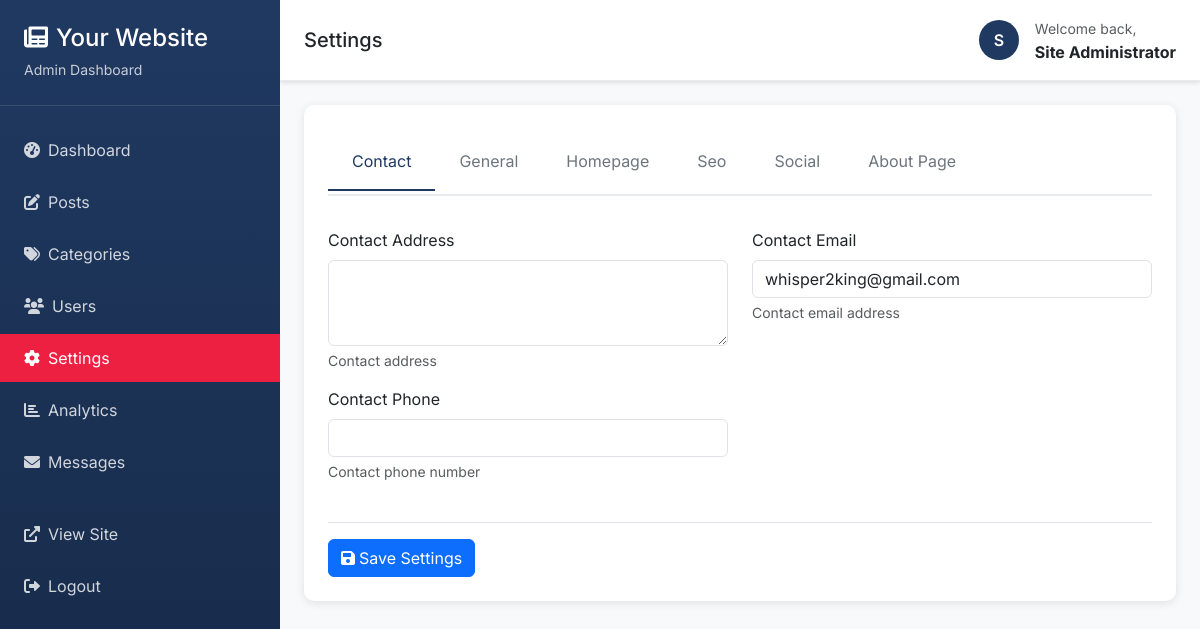
Screenshot of /admin/settings.php (signed in) with the database file from the repository.
### tables this page shows
CREATE TABLE site_settings (
    id INT AUTO_INCREMENT PRIMARY KEY,
    setting_name VARCHAR(100) UNIQUE NOT NULL,
    setting_value LONGTEXT,
    setting_type ENUM('text', 'textarea', 'number', 'boolean', 'image', 'json') DEFAULT 'text',
    category VARCHAR(50) DEFAULT 'general',
    description TEXT,
    updated_at TIMESTAMP DEFAULT CURRENT_TIMESTAMP ON UPDATE CURRENT_TIMESTAMP
);

### config/database.php (called while the page is built, shortened)
<?php
class Database {
    private $host = DB_HOST;
    private $db_name = DB_NAME;
    private $username = DB_USER;
    private $password = DB_PASS;
    private $conn = null;
    public function connect() {
        if ($this->conn == null) {
            try {
                $this->conn = new PDO(
                    "mysql:host=" . $this->host . ";dbname=" . $this->db_name . ";charset=utf8mb4",
                    $this->username,
                    $this->password,
                    [
                        PDO::ATTR_ERRMODE => PDO::ERRMODE_EXCEPTION,
                        PDO::ATTR_DEFAULT_FETCH_MODE => PDO::FETCH_ASSOC,
                        PDO::ATTR_EMULATE_PREPARES => false
                    ]
                );
            } catch(PDOException $e) {
                echo "Connection Error: " . $e->getMessage();
                die();
            }
        }
        return $this->conn;
    }
}
$database = new Database();
$pdo = $database->connect();
function get_setting($name, $default = '') {
    global $pdo;
    try {
        $stmt = $pdo->prepare("SELECT setting_value FROM site_settings WHERE setting_name = ?");
        $stmt->execute([$name]);
        $result = $stmt->fetch();
        return $result ? $result['setting_value'] : $default;
    } catch(PDOException $e) {
        return $default;
    }
}
?>

### admin/settings.php (the view, shortened to what this page needs)
<?php
require_once dirname(__DIR__) . '/config/database.php';
require_once dirname(__DIR__) . '/includes/functions.php';
try {
    $stmt = $pdo->prepare("SELECT * FROM site_settings ORDER BY category, setting_name");
    $stmt->execute();
    $all_settings = $stmt->fetchAll();
    $settings = [];
    foreach ($all_settings as $setting) {
        $settings[$setting['category']][] = $setting;
    }
} catch (PDOException $e) {
    $settings = [];
}
$site_name = get_setting('site_name', 'Newspower');
?>
<!DOCTYPE html>
<html lang="en">
<head>
    <link href="https://cdn.jsdelivr.net/npm/bootstrap@5.3.0/dist/css/bootstrap.min.css" rel="stylesheet">
    <link href="https://cdnjs.cloudflare.com/ajax/libs/font-awesome/6.0.0/css/all.min.css" rel="stylesheet">
</head>
<body>
    <div class="sidebar">
        <div class="sidebar-header text-white">
            <h4 class="mb-1"><i class="fas fa-newspaper me-2"></i><?php echo htmlspecialchars($site_name); ?></h4>
            <small class="opacity-75">Admin Dashboard</small>
        </div>
        <nav class="sidebar-nav">
            <div class="nav-item">
                <a href="<?php echo ADMIN_URL; ?>" class="nav-link">
                    <i class="fas fa-tachometer-alt me-2"></i>Dashboard
                </a>
            </div>
            <div class="nav-item">
                <a href="<?php echo ADMIN_URL; ?>/posts.php" class="nav-link">
                    <i class="fas fa-edit me-2"></i>Posts
                </a>
            </div>
            <div class="nav-item">
                <a href="<?php echo ADMIN_URL; ?>/categories.php" class="nav-link">
                    <i class="fas fa-tags me-2"></i>Categories
                </a>
            </div>
            <div class="nav-item">
                <a href="<?php echo ADMIN_URL; ?>/users.php" class="nav-link">
                    <i class="fas fa-users me-2"></i>Users
                </a>
            </div>
            <div class="nav-item">
                <a href="<?php echo ADMIN_URL; ?>/settings.php" class="nav-link active">
                    <i class="fas fa-cog me-2"></i>Settings
                </a>
            </div>
            <div class="nav-item">
                <a href="<?php echo ADMIN_URL; ?>/analytics.php" class="nav-link">
                    <i class="fas fa-chart-bar me-2"></i>Analytics
                </a>
            </div>
            <div class="nav-item">
                <a href="<?php echo ADMIN_URL; ?>/messages.php" class="nav-link">
                    <i class="fas fa-envelope me-2"></i>Messages
                </a>
            </div>
            <div class="nav-item mt-4">
                <a href="<?php echo SITE_URL; ?>" class="nav-link" target="_blank">
                    <i class="fas fa-external-link-alt me-2"></i>View Site
                </a>
            </div>
            <div class="nav-item">
                <a href="<?php echo ADMIN_URL; ?>/logout.php" class="nav-link">
                    <i class="fas fa-sign-out-alt me-2"></i>Logout
                </a>
            </div>
        </nav>
    </div>
    <div class="main-content">
        <div class="top-navbar d-flex justify-content-between align-items-center">
            <div>
                <h5 class="mb-0">Settings</h5>
            </div>
            <div class="d-flex align-items-center">
                <div class="user-avatar me-3">
                    <?php echo strtoupper(substr($_SESSION['admin_name'], 0, 1)); ?>
                </div>
                <div>
                    <small class="text-muted">Welcome back,</small>
                    <div class="fw-bold"><?php echo htmlspecialchars($_SESSION['admin_name']); ?></div>
                </div>
            </div>
        </div>
        <div class="container-fluid p-4">
            <div class="content-card">
                <ul class="nav nav-tabs settings-tabs" id="settingsTabs">
                    <?php $first = true; ?>
                    <?php foreach ($settings as $category => $category_settings): ?>
                        <li class="nav-item">
                            <a class="nav-link <?php echo $first ? 'active' : ''; ?>" data-bs-toggle="tab"
                                href="#<?php echo $category; ?>">
                                <?php echo ucfirst($category); ?>
                            </a>
                        </li>
                        <?php $first = false; ?>
                    <?php endforeach; ?>
                    <li class="nav-item">
                        <a class="nav-link" data-bs-toggle="tab" href="#aboutPage">About Page</a>
                    </li>
                </ul>
                <form method="POST">
                    <div class="tab-content mt-4">
                        <?php $first = true; ?>
                        <?php foreach ($settings as $category => $category_settings): ?>
                            <div class="tab-pane fade <?php echo $first ? 'show active' : ''; ?>"
                                id="<?php echo $category; ?>">
                                <div class="row">
                                    <?php foreach ($category_settings as $setting): ?>
                                        <div class="col-lg-6 mb-3">
                                            <label for="<?php echo $setting['setting_name']; ?>" class="form-label">
                                                <?php echo ucwords(str_replace('_', ' ', $setting['setting_name'])); ?>
                                            </label>
                                            <?php if ($setting['setting_type'] === 'textarea'): ?>
                                                <textarea class="form-control" id="<?php echo $setting['setting_name']; ?>"
                                                    name="<?php echo $setting['setting_name']; ?>"
                                                    rows="3"><?php echo htmlspecialchars($setting['setting_value']); ?></textarea>
                                            <?php elseif ($setting['setting_type'] === 'number'): ?>
                                                <input type="number" class="form-control"
                                                    id="<?php echo $setting['setting_name']; ?>"
                                                    name="<?php echo $setting['setting_name']; ?>"
                                                    value="<?php echo htmlspecialchars($setting['setting_value']); ?>">
                                            <?php elseif ($setting['setting_type'] === 'boolean'): ?>
                                                <select class="form-select" id="<?php echo $setting['setting_name']; ?>"
                                                    name="<?php echo $setting['setting_name']; ?>">
                                                    <option value="1" <?php echo $setting['setting_value'] == '1' ? 'selected' : ''; ?>>Yes</option>
                                                    <option value="0" <?php echo $setting['setting_value'] == '0' ? 'selected' : ''; ?>>No</option>
                                                </select>
                                            <?php else: ?>
                                                <input
                                                    type="<?php echo $setting['setting_type'] === 'text' ? 'text' : $setting['setting_type']; ?>"
                                                    class="form-control" id="<?php echo $setting['setting_name']; ?>"
                                                    name="<?php echo $setting['setting_name']; ?>"
                                                    value="<?php echo htmlspecialchars($setting['setting_value']); ?>">
                                            <?php endif; ?>
                                            <?php if ($setting['description']): ?>
                                                <div class="form-text"><?php echo htmlspecialchars($setting['description']); ?>
                                                </div>
                                            <?php endif; ?>
                                        </div>
                                    <?php endforeach; ?>
                                </div>
                            </div>
                            <?php $first = false; ?>
                        <?php endforeach; ?>
                    </div>
                    <div class="mt-4 pt-3 border-top">
                        <button type="submit" class="btn btn-primary">
                            <i class="fas fa-save me-1"></i>Save Settings
                        </button>
                    </div>
                </form>
            </div>
        </div>
    </div>
</body>
</html>

### admin/settings.php (style rules this page uses)
:root { --primary-color: rgb(32, 57, 97); --secondary-color: rgb(238, 32, 66); --primary-hover: rgb(22, 42, 72); --sidebar-width: 280px; }
body { font-family: 'Inter', sans-serif; background-color: #f8f9fa; }
.sidebar { position: fixed; top: 0; left: 0; height: 100vh; width: var(--sidebar-width); background: linear-gradient(180deg, var(--primary-color) 0%, var(--primary-hover) 100%); z-index: 1000; transition: transform 0.3s ease; }
.sidebar-header { padding: 1.5rem; border-bottom: 1px solid rgba(255, 255, 255, 0.1); }
.sidebar-nav { padding: 1rem 0; }
.nav-item { margin: 0.25rem 0; }
.nav-link { color: rgba(255, 255, 255, 0.8); padding: 0.75rem 1.5rem; border-radius: 0; transition: all 0.3s ease; text-decoration: none; display: block; }
.nav-link.active { color: white; background-color: var(--secondary-color); }
.main-content { margin-left: var(--sidebar-width); min-height: 100vh; }
.top-navbar { background: white; border-bottom: 1px solid #e9ecef; padding: 1rem 1.5rem; box-shadow: 0 2px 4px rgba(0, 0, 0, 0.1); }
.content-card { background: white; border-radius: 10px; padding: 1.5rem; box-shadow: 0 2px 10px rgba(0, 0, 0, 0.1); margin-bottom: 1.5rem; }
.user-avatar { width: 40px; height: 40px; border-radius: 50%; background: var(--primary-color); display: flex; align-items: center; justify-content: center; color: white; font-weight: 600; }
.settings-tabs { border-bottom: 2px solid #e9ecef; margin-bottom: 2rem; }
.settings-tabs .nav-link { border: none; color: #6c757d; padding: 1rem 1.5rem; background: none; border-radius: 0; }
.settings-tabs .nav-link.active { color: var(--primary-color); background: none; border-bottom: 2px solid var(--primary-color); }

### rows the page displays
site_settings: setting_value "Your Website"
site_settings: setting_name "Contact Address", description "Contact address"
site_settings: setting_name "Contact Email", contact_email "whisper2king@gmail.com", description "Contact email address"
site_settings: setting_name "Contact Phone", description "Contact phone number"

### other values shown
substr($_SESSION['admin_name'], 0, 1) "S"
$_SESSION['admin_name'] "Site Administrator"
$category "Contact"
$category "General"
$category "Homepage"
$category "Seo"
$category "Social"
